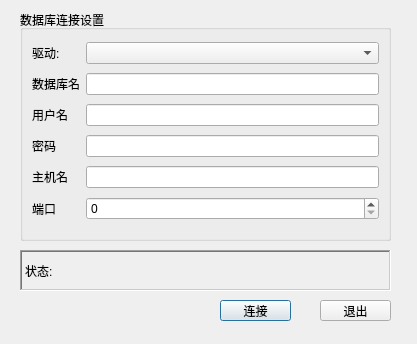
<?xml version="1.0" encoding="UTF-8"?>
<ui version="4.0">
 <class>QSqlConnectionDialogUi</class>
 <widget class="QDialog" name="QSqlConnectionDialogUi">
  <property name="geometry">
   <rect>
    <x>0</x>
    <y>0</y>
    <width>417</width>
    <height>344</height>
   </rect>
  </property>
  <property name="windowTitle">
   <string>Dialog</string>
  </property>
  <widget class="QGroupBox" name="groupBox">
   <property name="geometry">
    <rect>
     <x>20</x>
     <y>10</y>
     <width>371</width>
     <height>231</height>
    </rect>
   </property>
   <property name="title">
    <string>数据库连接设置</string>
   </property>
   <layout class="QGridLayout" name="gridLayout">
    <item row="4" column="1">
     <widget class="QLineEdit" name="editUsername"/>
    </item>
    <item row="3" column="1">
     <widget class="QLineEdit" name="editDatabase"/>
    </item>
    <item row="7" column="0">
     <widget class="QLabel" name="label_6">
      <property name="text">
       <string>端口</string>
      </property>
     </widget>
    </item>
    <item row="5" column="0">
     <widget class="QLabel" name="label_4">
      <property name="text">
       <string>密码</string>
      </property>
     </widget>
    </item>
    <item row="6" column="0">
     <widget class="QLabel" name="label_5">
      <property name="text">
       <string>主机名</string>
      </property>
     </widget>
    </item>
    <item row="6" column="1">
     <widget class="QLineEdit" name="editHostname"/>
    </item>
    <item row="0" column="1">
     <widget class="QComboBox" name="comboDriver"/>
    </item>
    <item row="5" column="1">
     <widget class="QLineEdit" name="editPassword"/>
    </item>
    <item row="0" column="0">
     <widget class="QLabel" name="label">
      <property name="text">
       <string>驱动:</string>
      </property>
     </widget>
    </item>
    <item row="3" column="0">
     <widget class="QLabel" name="label_2">
      <property name="text">
       <string>数据库名</string>
      </property>
     </widget>
    </item>
    <item row="4" column="0">
     <widget class="QLabel" name="label_3">
      <property name="text">
       <string>用户名</string>
      </property>
     </widget>
    </item>
    <item row="7" column="1">
     <widget class="QSpinBox" name="portSpinBox"/>
    </item>
   </layout>
  </widget>
  <widget class="QLabel" name="status_label">
   <property name="geometry">
    <rect>
     <x>20</x>
     <y>250</y>
     <width>371</width>
     <height>41</height>
    </rect>
   </property>
   <property name="frameShape">
    <enum>QFrame::WinPanel</enum>
   </property>
   <property name="frameShadow">
    <enum>QFrame::Sunken</enum>
   </property>
   <property name="text">
    <string>状态:</string>
   </property>
  </widget>
  <widget class="QPushButton" name="okButton">
   <property name="geometry">
    <rect>
     <x>220</x>
     <y>300</y>
     <width>71</width>
     <height>21</height>
    </rect>
   </property>
   <property name="text">
    <string>连接</string>
   </property>
  </widget>
  <widget class="QPushButton" name="cancelButton">
   <property name="geometry">
    <rect>
     <x>320</x>
     <y>300</y>
     <width>71</width>
     <height>21</height>
    </rect>
   </property>
   <property name="text">
    <string>退出</string>
   </property>
  </widget>
 </widget>
 <resources/>
 <connections/>
</ui>
